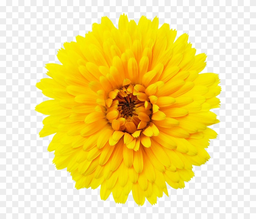
#> input picture data/image_1.png, 256 x 219 px, shrunk from 840 x 719 before the run, found by its file name
$ jupyter execute toolkit.ipynb
#> lines starting #> are read from the running program, lines starting #| are printed output that depends on the picture
#> the answer given: 1
#> the answer given: 100
#> the answer given: 3
[cell 1]
from PIL import Image
import numpy as np
from scipy.signal import convolve2d
import os


# GAUSSIAN FUNC
def gaussian_kernel(size: int, sigma: float) -> np.array:
    ax = np.linspace(-(size // 2), size // 2, size)
    xx, yy = np.meshgrid(ax, ax)
    kernel = np.exp(-(xx**2 + yy**2) / (2. * sigma**2))
    return kernel / np.sum(kernel)


# LAPLACIAN FUNC
# [6 lines left out: function laplacian_kernel, not called in this run]


# GAUSSIAN FUNC
def gaussian_blur(input_path: str, parameters: dict, output_path: str):
#> called with input_path = 'data\\image_1.png', output_path = 'data\\outputs\\outputs.png'
    try:
        if not os.path.exists(input_path):
            return False, f"Input file not found: {input_path}"

        size = parameters.get("size", 3)
        sigma = parameters.get("sigma", 1)

        img_obj = Image.open(input_path).convert("RGB")
#> img_obj is the input picture: PIL image 256x219 RGB; mean R, G, B 242.5, 222, 135.1
        img_arr = np.array(img_obj)
        kernel = gaussian_kernel(size, sigma)
        blurred_arr = np.zeros_like(img_arr)
        for c in range(3):
            blurred_arr[:, :, c] = convolve2d(
                img_arr[:, :, c], kernel, mode='same', boundary='symm'
            )
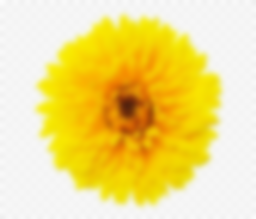
#> blurred_arr: shape (219, 256, 3); mean R, G, B 241.9, 221.5, 134.6

        Image.fromarray(blurred_arr.astype(np.uint8)).save(output_path)
        return True, None

    except Exception as e:
        return False, str(e)


# EDGE DETECTION FUNC
# [100 lines left out: functions edge_detection, color_detection, binary_image, grayscale_tool, not called in this run]


# MAIN FUNC
def main():
    print("Image Processing Toolkit")
    input_path = r"data\image_1.png"
    output_path = r"data\outputs\outputs.png"

    print("Choose operation to execute:")
    print("1. Gaussian Blur")
    print("2. Edge Detection")
    print("3. Color Detection")
    print("4. Binary Image")
    print("5. Grayscale Tool")
    choice = input("Enter choice (1-5): ")

    if choice == "1":
        size = int(input("Enter blur size : "))
        sigma = float(input("Enter sigma : "))
        res, err = gaussian_blur(input_path, {"size": size, "sigma": sigma}, output_path)

    elif choice == "2":
        res, err = edge_detection(input_path, output_path)

    elif choice == "3":
        target_colors_str = input("Enter target colors (r,g,b) separated by semicolon: ")
        target_colors = [tuple(map(int, c.strip().split(','))) for c in target_colors_str.split(';')]
        highlight_color_str = input("Enter highlight color (r,g,b): ")
        highlight_colors = [tuple(map(int, highlight_color_str.strip().split(',')))]
        res, err = color_detection(input_path, {"target_colors": target_colors, "highlight_colors": highlight_colors}, output_path)

    elif choice == "4":
        pivot = float(input("Enter pivot value (0-1) for binary image: "))
        res, err = binary_image(input_path, {"pivot": pivot}, output_path)

    elif choice == "5":
        method = input("Enter grayscale method (simple/weighted): ")
        res, err = grayscale_tool(input_path, {"method": method}, output_path)

    else:
        print("Invalid choice.")
        return

    print("Processing Successful!" if res else f"Processing Failed: {err}")


if __name__ == "__main__":
    main()


$ run again, with data/image_2.png copied over data/image_1.png
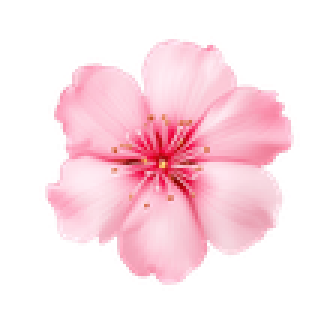
#> input picture data/image_2.png, 110 x 110 px, shrunk from 360 x 360 before the run, found by its file name (shown 3 times larger)
#> in gaussian_blur, `img_obj = Image.open(input_path).convert("RGB")`:
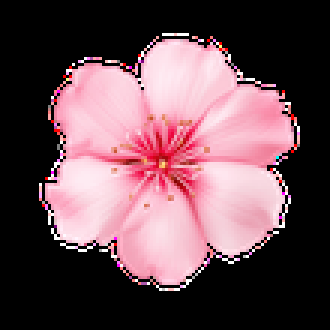
#> img_obj: PIL image 110x110 RGB (shown 3 times larger); mean R, G, B 104.9, 76.6, 84
#> after the loop in gaussian_blur, `for c in range(3):`:
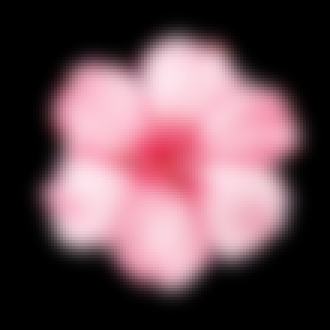
#> blurred_arr: shape (110, 110, 3) (shown 3 times larger); mean R, G, B 104.5, 76.2, 83.7
